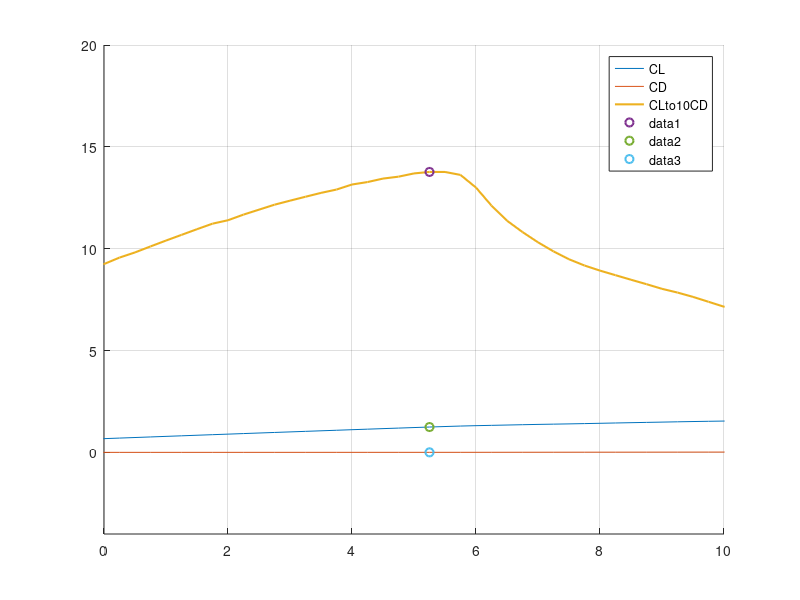

This figure's MATLAB source:
data=[-9.250  -0.2422   0.03897   0.03715  -0.1086   0.9746   0.0106;
  -9.000  -0.2502   0.03262   0.03066  -0.1161   0.9727   0.0106;
  -8.750  -0.2655   0.02883   0.02676  -0.1186   0.9657   0.0106;
  -8.500  -0.2673   0.02387   0.02161  -0.1271   0.9606   0.0108;
  -8.250  -0.2455   0.02030   0.01789  -0.1343   0.9592   0.0110;
  -7.250  -0.1958   0.01863   0.01459  -0.1467   0.9470   0.0080;
  -7.000  -0.1620   0.01604   0.01178  -0.1486   0.9462   0.0065;
  -6.750  -0.1478   0.01436   0.00993  -0.1463   0.9383   0.0061;
  -6.500  -0.1153   0.01285   0.00825  -0.1480   0.9354   0.0058;
  -6.250  -0.0791   0.01180   0.00711  -0.1504   0.9333   0.0057;
  -6.000  -0.0596   0.01108   0.00632  -0.1492   0.9231   0.0057;
  -5.750  -0.0210   0.01027   0.00543  -0.1520   0.9192   0.0058;
  -5.500   0.0118   0.00965   0.00474  -0.1535   0.9090   0.0060;
  -5.250   0.0593   0.00904   0.00404  -0.1581   0.9018   0.0064;
  -5.000   0.1065   0.00854   0.00343  -0.1625   0.8893   0.0073;
  -4.750   0.1480   0.00798   0.00280  -0.1658   0.8684   0.0219;
  -4.500   0.1801   0.00781   0.00253  -0.1669   0.8427   0.0349;
  -4.250   0.2086   0.00764   0.00232  -0.1674   0.8177   0.0610;
  -4.000   0.2364   0.00743   0.00215  -0.1677   0.7949   0.1075;
  -3.500   0.2956   0.00626   0.00160  -0.1701   0.7566   0.3900;
  -3.250   0.3224   0.00635   0.00161  -0.1699   0.7393   0.4068;
  -3.000   0.3492   0.00646   0.00161  -0.1697   0.7235   0.4157;
  -2.750   0.3762   0.00656   0.00164  -0.1696   0.7092   0.4257;
  -2.500   0.4034   0.00665   0.00164  -0.1694   0.6965   0.4319;
  -2.250   0.4306   0.00673   0.00166  -0.1693   0.6845   0.4364;
  -2.000   0.4580   0.00683   0.00168  -0.1693   0.6733   0.4415;
  -1.750   0.4857   0.00690   0.00168  -0.1693   0.6633   0.4458;
  -1.500   0.5132   0.00697   0.00171  -0.1693   0.6539   0.4495;
  -1.250   0.5409   0.00704   0.00173  -0.1693   0.6447   0.4525;
  -1.000   0.5686   0.00712   0.00176  -0.1693   0.6365   0.4560;
  -0.750   0.5962   0.00721   0.00178  -0.1693   0.6285   0.4581;
  -0.500   0.6242   0.00724   0.00179  -0.1694   0.6217   0.4604;
  -0.250   0.6520   0.00728   0.00182  -0.1695   0.6149   0.4627;
   0.000   0.6798   0.00735   0.00186  -0.1695   0.6091   0.4649;
   0.250   0.7079   0.00740   0.00190  -0.1696   0.6032   0.4672;
   0.500   0.7355   0.00749   0.00195  -0.1697   0.5976   0.4697;
   0.750   0.7636   0.00755   0.00200  -0.1698   0.5926   0.4720;
   1.000   0.7916   0.00761   0.00205  -0.1699   0.5877   0.4742;
   1.250   0.8192   0.00767   0.00212  -0.1699   0.5831   0.4770;
   1.500   0.8472   0.00773   0.00219  -0.1700   0.5784   0.4797;
   1.750   0.8749   0.00779   0.00226  -0.1701   0.5724   0.4826;
   2.000   0.9017   0.00791   0.00234  -0.1700   0.5656   0.4854;
   2.250   0.9294   0.00796   0.00241  -0.1700   0.5588   0.4880;
   2.750   0.9839   0.00809   0.00257  -0.1699   0.5455   0.4942;
   3.000   1.0110   0.00818   0.00267  -0.1698   0.5396   0.4973;
   3.250   1.0381   0.00827   0.00277  -0.1698   0.5338   0.5006;
   3.500   1.0652   0.00836   0.00286  -0.1697   0.5271   0.5036;
   3.750   1.0918   0.00846   0.00299  -0.1696   0.5211   0.5075;
   4.000   1.1193   0.00851   0.00310  -0.1696   0.5152   0.5112;
   4.250   1.1455   0.00863   0.00323  -0.1693   0.5081   0.5148;
   4.500   1.1723   0.00872   0.00334  -0.1692   0.5005   0.5182;
   4.750   1.1981   0.00885   0.00349  -0.1689   0.4913   0.5222;
   5.000   1.2245   0.00894   0.00363  -0.1687   0.4809   0.5262;
   5.250   1.2503   0.00908   0.00378  -0.1684   0.4694   0.5303;
   5.500   1.2750   0.00926   0.00394  -0.1679   0.4523   0.5342;
   5.750   1.2983   0.00953   0.00415  -0.1671   0.4235   0.5389;
   6.000   1.3171   0.01013   0.00451  -0.1656   0.3703   0.5434;
   6.250   1.3327   0.01100   0.00506  -0.1636   0.3100   0.5476;
   6.500   1.3482   0.01185   0.00565  -0.1616   0.2552   0.5519;
   6.750   1.3643   0.01261   0.00620  -0.1596   0.2111   0.5566;
   7.000   1.3792   0.01337   0.00675  -0.1575   0.1728   0.5614;
   7.250   1.3918   0.01410   0.00731  -0.1549   0.1369   0.5660;
   7.500   1.4046   0.01481   0.00788  -0.1523   0.1086   0.5712;
   7.750   1.4188   0.01546   0.00843  -0.1500   0.0883   0.5768;
   8.000   1.4336   0.01606   0.00899  -0.1479   0.0727   0.5826;
   8.250   1.4489   0.01665   0.00955  -0.1458   0.0609   0.5891;
   8.500   1.4635   0.01726   0.01013  -0.1437   0.0505   0.5958;
   8.750   1.4779   0.01789   0.01076  -0.1416   0.0420   0.6036;
   9.000   1.4917   0.01857   0.01143  -0.1395   0.0346   0.6118;
   9.250   1.5064   0.01919   0.01208  -0.1375   0.0295   0.6213;
   9.500   1.5199   0.01990   0.01283  -0.1354   0.0244   0.6313;
   9.750   1.5319   0.02071   0.01365  -0.1331   0.0194   0.6423;
  10.000   1.5433   0.02157   0.01454  -0.1308   0.0151   0.6548;
  10.250   1.5536   0.02251   0.01553  -0.1285   0.0112   0.6692;
  10.500   1.5630   0.02357   0.01664  -0.1261   0.0079   0.6859;
  10.750   1.5706   0.02478   0.01793  -0.1235   0.0052   0.7060;
  11.000   1.5757   0.02622   0.01948  -0.1208   0.0034   0.7304;
  11.250   1.5819   0.02761   0.02103  -0.1183   0.0026   0.7655;
  11.500   1.5855   0.02925   0.02292  -0.1158   0.0022   0.8291;
  11.750   1.5889   0.03033   0.02428  -0.1129   0.0020   1.0000;
  12.000   1.5955   0.03193   0.02597  -0.1110   0.0019   1.0000;
  12.250   1.6012   0.03366   0.02779  -0.1092   0.0018   1.0000;
  12.500   1.6063   0.03553   0.02974  -0.1075   0.0017   1.0000;
  12.750   1.6109   0.03753   0.03183  -0.1060   0.0017   1.0000;
  13.000   1.6145   0.03970   0.03409  -0.1046   0.0016   1.0000;
  13.250   1.6173   0.04203   0.03652  -0.1033   0.0015   1.0000;
  13.500   1.6194   0.04455   0.03914  -0.1022   0.0015   1.0000;
  13.750   1.6204   0.04730   0.04199  -0.1012   0.0015   1.0000;
  14.000   1.6203   0.05025   0.04505  -0.1004   0.0014   1.0000;
  14.250   1.6189   0.05348   0.04840  -0.0998   0.0014   1.0000;
  14.500   1.6166   0.05694   0.05197  -0.0993   0.0014   1.0000;
  14.750   1.6129   0.06070   0.05586  -0.0991   0.0014   1.0000;
  15.000   1.6095   0.06452   0.05979  -0.0990   0.0014   1.0000;
  15.250   1.6033   0.06887   0.06428  -0.0992   0.0013   1.0000;
  15.500   1.5972   0.07335   0.06889  -0.0997   0.0013   1.0000;
  15.750   1.5902   0.07810   0.07377  -0.1003   0.0013   1.0000;
  16.000   1.5826   0.08306   0.07886  -0.1012   0.0013   1.0000;
  16.250   1.5737   0.08839   0.08433  -0.1024   0.0013   1.0000;
  16.500   1.5653   0.09379   0.08986  -0.1038   0.0013   1.0000;
  16.750   1.5548   0.09964   0.09586  -0.1056   0.0013   1.0000;
  17.000   1.5465   0.10526   0.10160  -0.1074   0.0013   1.0000;
  17.250   1.5377   0.11109   0.10757  -0.1096   0.0013   1.0000;
  17.500   1.5262   0.11757   0.11419  -0.1122   0.0013   1.0000;
  17.750   1.5168   0.12376   0.12050  -0.1150   0.0013   1.0000];
alpha=data(:,1);
CL=data(:,2);
CD=data(:,3);
CLto10CD=CL./(10.*CD);
[num,val]=sort(CLto10CD);%??????
figure()
grid on; hold on;
plot(alpha,CL,alpha,CD,alpha,CLto10CD,'linewidth',1.5);
legend('CL','CD','CLto10CD');
plot(alpha(val(end)),CLto10CD(val(end)),'o','linewidth',1.5);
plot(alpha(val(end)),CL(val(end)),'o','linewidth',1.5);
plot(alpha(val(end)),CD(val(end)),'o','linewidth',1.5);
axis([0 10 -4 20]); 
CL(val(end))
CD(val(end))